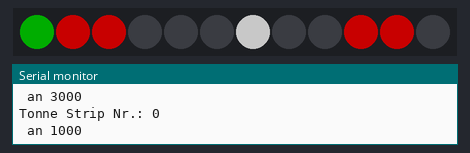
Simulated run of this sketch. Board: ESP8266 (NodeMCU). Parts: 12 RGB LEDs in strip order, left to right, the last lines printed to the serial monitor. Dim RGB values are drawn brighter than linear; random numbers use the default seed unless the sketch sets one.

Above: at 3.4 s.
At 11.27 s:
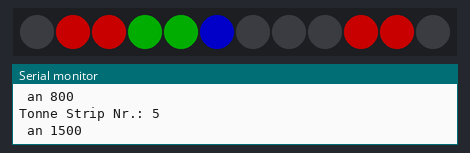
At 16.6 s:
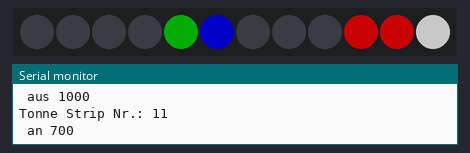
At 18.4 s:
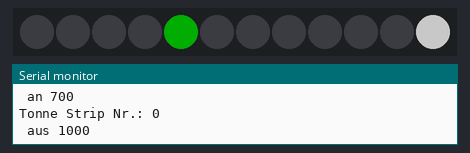
At 24.4 s:
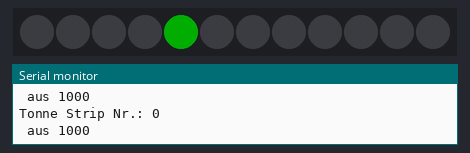
At 34.4 s:
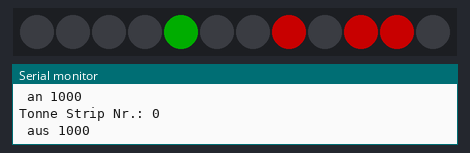

Measured:
- what the display in image 0 shows lasts 0.5 s, from 3.4 s to 3.9 s
- what the display in image 2 shows lasts 0.6 s, from 16.5 s to 17.1 s

The sketch:

blinkekarte.ino
```cpp
#include <ESP8266WiFi.h>
#include <BlynkSimpleEsp8266.h>

#define FASTLED_ESP8266_RAW_PIN_ORDER
#include <FastLED.h>

//#define CLK_PIN 14
#define LED_PIN 1
#define COLOR_ORDER GRB
// you need to define the right LED strip here or you run into the weirdest things
#define LED_TYPE    WS2812 //APA102//SK6812 - WS2812
#define NUM_LEDS    12

int BRIGHTNESS = 100;   //up to 255
CRGB leds[NUM_LEDS];

// Set to 20 timers manually in Library!!
// Default is 16
BlynkTimer timer;

boolean aLightWasToggled = false;

struct Lights {
  std::string        name;
  unsigned int       ledstripnumber;
  CRGB               color;
  std::vector <int>  indentification;
  unsigned long      current_index;
  unsigned long      startupDelay;// so hat not all lights start blinking at the same time
};


static Lights LightsArray[] = {

// Blinking Lights for Antigua (BA2046)
//  //  Name                NrInRow  Color        identif.    curr_index,  startupDelay (must not be 0)
  {"Iso.G",     0,  CRGB::Green,  {1000, 1000}, 0,  random16(10, 4000)},
  {"FL.R.4s",   1,  CRGB::Red,    {800, 3200}, 0,  100},
  {"FL.R.2s",   2,  CRGB::Red,    {800, 1200}, 0,  100},
  {"Q.G",       3,  CRGB::Green,  {600, 1000}, 0,  random16(10, 4000)},
  {"F.G",       4,  CRGB::Green,  {5000}, 0,  random16(10, 4000)},
  {"Mo(A).5s",  5,  CRGB::Blue,   {500, 500, 1500, 2500}, 0,  random16(10, 4000)}, // Morsetonne
  {"Fl.10s",    6,  CRGB::White,  {1000, 9000}, 0,  random16(10, 4000)},
  {"Fl.R.7s",   7,  CRGB::Red,    {1000, 6000}, 0,  random16(10, 4000)},
  {"Fl.G.7s",   8,  CRGB::Green,  {1000, 6000}, 0,  random16(10, 4000)},
  {"Iso.R",     9,  CRGB::Red,    {3000, 3000}, 0,  100},
  {"Iso.R",     10, CRGB::Red,    {3000, 3000}, 0,  100},
  {"Q",         11, CRGB::White,  {700, 1000}, 0,  random16(10, 4000)}
// Blinking lights for Helgoland (D1311)
//  {"ODAS",                  0,  CRGB::Yellow, {1000, 1500, 1000, 1500, 1000, 1500, 1000, 1500, 1000, 9000}, 0,  random16(10, 4000)},
//  {"Helgoland-O",           1,  CRGB::White,  {1000, 200,  1000, 200, 1000, 6600}, 0, random16(10, 4000)},
//  {"Duene-S",               2,  CRGB::White,  {900,  200,  900,  200, 900,  200,  900,  200,  900,  200,  900,  200, 2000, 6400}, 0, random16(10, 4000)},
//  {"Green_1",               3,  CRGB::Green,  {1500, 500,  1500, 500}, 0, random16(10, 8000)},
//  {"Red_6",                 4,  CRGB::Red,    {1500, 500,  1500, 5500}, 0, random16(10, 8000)},
//  {"Suedhafen_Port",        5,  CRGB::Red,    {5000, 500, 500, 500, 5500}, 0, random16(10, 8000)},
//  {"Dock_1_2",              6,  CRGB::White,  {3000, 500, 3000, 500, 3000}, 0, random16(10, 4000)},
//  {"Suedhafen_Starboard",   7,  CRGB::Green,  {5500, 500}, 0, random16(10, 4000)},
//  {"Hohe Duene Sued White", 8,  CRGB::White,  {2000, 2000}, 0, 1000},
//  {"Hohe Duene Sued Green", 9,  CRGB::Green,  {2000, 2000}, 0, 1000},
//  {"Hohe Duene Sued Red",   10, CRGB::Red,    {2000, 2000}, 0, 1000},
//  {"Helgoland Nordhafen",   11, CRGB::Red,    {5500, 500}, 0, random16(10, 4000)},
//  {"Leuchtturm Helgoland",  12, CRGB::White,  {1000, 4000}, 0, random16(10, 4000)},
//  {"Hafen Hohe Duene",      13, CRGB::Red,    {4000}, 0, random16(10, 4000)},
//  {"Hohe Duene Nord",       14, CRGB::Green,  {2000, 2000}, 0, 1000},
//  {"Hohe Duene Nord",       15, CRGB::Red,    {2000, 2000}, 0, 1000},
//  {"Hohe Duene Nord",       16, CRGB::White,  {2000, 2000}, 0, 1000},
//  {"N6",                    17, CRGB::White,  {900,  200,  900,  200, 900,  200,  900,  200,  900,  200,  900,  200, 2000, 6400}, 0, random16(10, 4000)},
//  {"N3",                    18, CRGB::White,  {900, 100}, 0, random16(10, 4000)},
//  {"Duene-N",               19, CRGB::White,  {900, 100}, 0, random16(10, 8000)}

};

void Blink(void* args); // stupid C shit, warum kann der compiler nicht nen bisschen weiter unten gucken, maaan


void startAllLightsWithOffset(Lights array[]) {

  int length = 12;//sizeof(array);

  Serial.print("LightsArray Length: "); Serial.println(length);

  for (int i = 0; i < length; ++i) {
    timer.setTimeout(array[i].startupDelay, Blink, (void*)&array[i]);
  }
}


void setup() {
  Serial.begin(115200);
  delay(3000);

  Serial.println("setup");
  Serial.print("MAX_TIMERS: "); Serial.println(timer.MAX_TIMERS);

  random16_add_entropy( random(255) );

  //FastLED.addLeds<LED_TYPE, LED_PIN, CLK_PIN, COLOR_ORDER>(leds, NUM_LEDS).setCorrection(TypicalLEDStrip);
  FastLED.addLeds<LED_TYPE, LED_PIN, COLOR_ORDER>(leds, NUM_LEDS).setCorrection( TypicalLEDStrip );
  FastLED.setBrightness(  BRIGHTNESS );

  startAllLightsWithOffset(LightsArray);
}

void loop() {
  while (true) {
    Blynk.run();
    timer.run();
    FastLED.show();
    yield();
  }
}


void Blink(void* args)
{
  struct Lights* thisLight = (struct Lights*)args;
  Serial.print("Tonne Strip Nr.: "); Serial.println(thisLight->ledstripnumber);
  if (thisLight->current_index % 2 == 0) {                            //gerade = AN
    leds[thisLight->ledstripnumber] = thisLight->color;
    Serial.print(" an "); Serial.println(thisLight->indentification[thisLight->current_index]);
  } else {                                                            //ungerade = AUS
    leds[thisLight->ledstripnumber] = CRGB::Black;
    Serial.print(" aus "); Serial.println(thisLight->indentification[thisLight->current_index]);
  }
  timer.setTimeout(thisLight->indentification[thisLight->current_index], Blink, (void *)thisLight);
  thisLight->current_index++;

  if (thisLight->current_index >= thisLight->indentification.size()) { //overflow
    thisLight->current_index = 0;
  }

}
```
